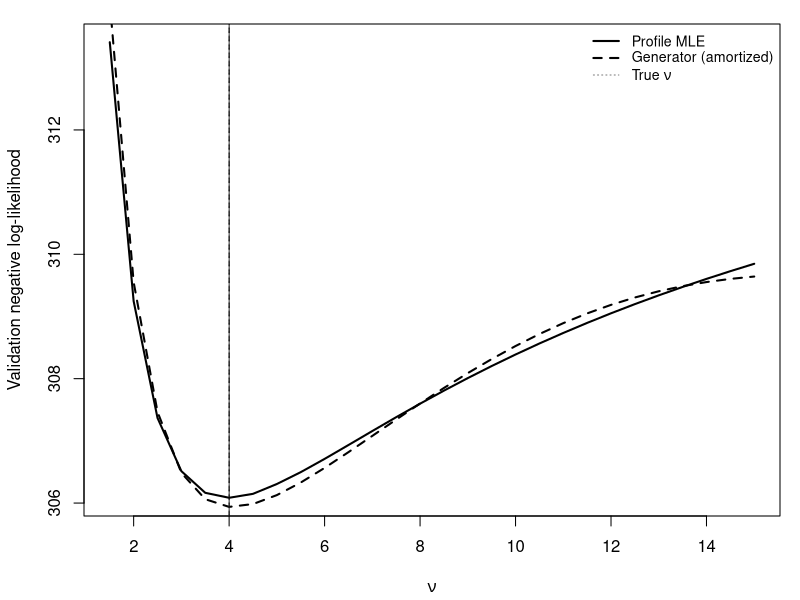

Source code (R):
#!/usr/bin/env Rscript

# Empirical illustration: tuning degrees of freedom (nu) for the t-distribution
#
# The Student-t distribution has degrees-of-freedom parameter nu that controls
# tail heaviness. Estimating nu jointly with location and scale via MLE or MCMC
# is well known to be difficult (the likelihood surface is flat in nu; MCMC
# mixing is slow). Here we apply the WBB + generator template:
#   - Inner problem: weighted negative log-likelihood of t(nu) with WBB weights
#   - Generator: maps (omega, nu) -> (mu_hat, sigma_hat)
#   - Outer criterion: validation negative log-likelihood over a grid of nu
#
# Produces:
#   fig/t_dist_tuning.pdf
#   fig/t_dist_tuning_table.tex
#
# Run:
#   Rscript code/experiments/t_dist_tuning.R

set.seed(42)
options(stringsAsFactors = FALSE)

ensure_dir <- function(path) if (!dir.exists(path)) dir.create(path, recursive = TRUE)
ensure_dir("fig")

# ---- Data generation ----
# Generate data from a t-distribution with known parameters
nu_true <- 4       # degrees of freedom (ground truth)
mu_true <- 2.0     # location
sigma_true <- 1.5  # scale
n <- 500           # total observations
n_train <- 350
n_val <- 150

y_all <- mu_true + sigma_true * rt(n, df = nu_true)
y_train <- y_all[1:n_train]
y_val <- y_all[(n_train + 1):n]

# ---- Negative log-likelihood for location-scale t ----
# p(y | mu, sigma, nu) = dt((y - mu)/sigma, df = nu) / sigma
nll_t <- function(y, mu, sigma, nu) {
  z <- (y - mu) / sigma
  -sum(dt(z, df = nu, log = TRUE) - log(sigma))
}

# Weighted negative log-likelihood
wnll_t <- function(y, mu, sigma, nu, w) {
  z <- (y - mu) / sigma
  -sum(w * (dt(z, df = nu, log = TRUE) - log(sigma)))
}

# ---- Weighted MLE for fixed nu (inner problem) ----
# For fixed nu, find (mu, sigma) minimizing weighted NLL
# Use optim with L-BFGS-B (sigma > 0)
wmle_t <- function(y, nu, w = rep(1, length(y))) {
  obj <- function(par) {
    mu <- par[1]
    log_sigma <- par[2]  # optimize on log scale for positivity
    sigma <- exp(log_sigma)
    wnll_t(y, mu, sigma, nu, w)
  }
  # Initialize at weighted mean and sd
  mu0 <- weighted.mean(y, w)
  sigma0 <- sqrt(sum(w * (y - mu0)^2) / sum(w))
  res <- optim(c(mu0, log(sigma0)), obj, method = "BFGS")
  c(mu = res$par[1], sigma = exp(res$par[2]))
}

# ---- WBB block weights ----
n_blocks <- 16
block_id <- sample(rep(1:n_blocks, length.out = n_train))
idx_by_block <- split(seq_len(n_train), block_id)

sample_wbb_weights <- function() {
  # Dirichlet(1,...,1) scaled by n_blocks
  g <- rgamma(n_blocks, shape = 1, rate = 1)
  alpha <- n_blocks * g / sum(g)
  w <- numeric(n_train)
  for (s in seq_along(idx_by_block)) w[idx_by_block[[s]]] <- alpha[s]
  list(w = w, alpha = alpha)
}

# ---- Grid of nu values ----
nu_grid <- seq(1.5, 15, by = 0.5)

# ---- Method 1: Standard MLE profile over nu (no WBB) ----
val_nll_mle <- numeric(length(nu_grid))
train_nll_mle <- numeric(length(nu_grid))
mle_params <- matrix(NA, length(nu_grid), 2, dimnames = list(NULL, c("mu", "sigma")))

for (j in seq_along(nu_grid)) {
  nu <- nu_grid[j]
  par <- wmle_t(y_train, nu)
  mle_params[j, ] <- par
  train_nll_mle[j] <- nll_t(y_train, par["mu"], par["sigma"], nu)
  val_nll_mle[j] <- nll_t(y_val, par["mu"], par["sigma"], nu)
}

nu_mle <- nu_grid[which.min(val_nll_mle)]
par_mle <- mle_params[which.min(val_nll_mle), ]

# ---- Method 2: WBB + generator (amortized) ----
# Train a simple linear generator: (alpha, nu) -> (mu, sigma)
# Features: (1, nu, nu^2, alpha_1, ..., alpha_K)
make_features <- function(alpha, nu) {
  c(1, nu, nu^2, alpha)
}
k_feat <- 3 + n_blocks  # dimension of feature vector

# Generate training data for the generator
B <- 200  # number of (omega, nu) pairs
gen_alphas <- matrix(NA, B, n_blocks)
gen_nus <- numeric(B)
gen_thetas <- matrix(NA, B, 2)  # (mu, sigma)

cat("Training generator (supervised mode)...\n")
for (b in seq_len(B)) {
  wbb <- sample_wbb_weights()
  nu <- sample(nu_grid, 1)
  par <- wmle_t(y_train, nu, wbb$w)
  gen_alphas[b, ] <- wbb$alpha
  gen_nus[b] <- nu
  gen_thetas[b, ] <- par
}

# Fit linear generator: theta = A %*% z
Z <- t(sapply(seq_len(B), function(b) make_features(gen_alphas[b, ], gen_nus[b])))
# OLS: A = (Z'Z)^{-1} Z' Theta  =>  A is k_feat x 2
# Prediction: par = t(A) %*% z  or equivalently  par = z %*% A (if z is a row)
A_gen <- solve(crossprod(Z) + 1e-8 * diag(k_feat), crossprod(Z, gen_thetas))  # k_feat x 2

# Evaluate on validation set using generator with unit weights
alpha_ones <- rep(1, n_blocks)
val_nll_gen <- numeric(length(nu_grid))
gen_params <- matrix(NA, length(nu_grid), 2, dimnames = list(NULL, c("mu", "sigma")))

for (j in seq_along(nu_grid)) {
  nu <- nu_grid[j]
  z <- make_features(alpha_ones, nu)
  par <- as.numeric(crossprod(A_gen, z))  # [mu, sigma]
  par[2] <- max(par[2], 0.01)  # ensure sigma > 0
  gen_params[j, ] <- par
  val_nll_gen[j] <- nll_t(y_val, par[1], par[2], nu)
}

nu_gen <- nu_grid[which.min(val_nll_gen)]
par_gen <- gen_params[which.min(val_nll_gen), ]

# ---- WBB uncertainty at selected nu ----
M_wbb <- 200
wbb_mu <- numeric(M_wbb)
wbb_sigma <- numeric(M_wbb)

cat("Computing WBB posterior draws...\n")
for (m in seq_len(M_wbb)) {
  wbb <- sample_wbb_weights()
  z <- make_features(wbb$alpha, nu_gen)
  par <- as.numeric(crossprod(A_gen, z))
  par[2] <- max(par[2], 0.01)
  wbb_mu[m] <- par[1]
  wbb_sigma[m] <- par[2]
}

cat(sprintf("True: nu=%g, mu=%.2f, sigma=%.2f\n", nu_true, mu_true, sigma_true))
cat(sprintf("MLE profile: nu=%.1f, mu=%.3f, sigma=%.3f\n", nu_mle, par_mle["mu"], par_mle["sigma"]))
cat(sprintf("Generator:   nu=%.1f, mu=%.3f, sigma=%.3f\n", nu_gen, par_gen[1], par_gen[2]))
cat(sprintf("WBB posterior mu:    mean=%.3f, sd=%.3f\n", mean(wbb_mu), sd(wbb_mu)))
cat(sprintf("WBB posterior sigma: mean=%.3f, sd=%.3f\n", mean(wbb_sigma), sd(wbb_sigma)))

# ---- Figure (single panel: validation NLL only) ----
pdf("fig/t_dist_tuning.pdf", width = 6.5, height = 4.5)
par(mar = c(4.2, 4.2, 1.2, 1))

plot(nu_grid, val_nll_mle, type = "l", lwd = 2,
     xlab = expression(nu), ylab = "Validation negative log-likelihood")
lines(nu_grid, val_nll_gen, lwd = 2, lty = 2)
abline(v = nu_true, col = "gray50", lty = 3)
abline(v = nu_mle, col = "black", lty = 1, lwd = 0.8)
abline(v = nu_gen, col = "black", lty = 2, lwd = 0.8)
legend("topright",
       legend = c("Profile MLE", "Generator (amortized)",
                  expression(paste("True ", nu))),
       lwd = c(2, 2, 1), lty = c(1, 2, 3),
       col = c("black", "black", "gray50"),
       bty = "n", cex = 0.85)

# Panel 2: WBB posterior draws for (mu, sigma) at selected nu
dev.off()

# ---- Table (LaTeX) ----
fmt <- function(x) formatC(x, digits = 3, format = "f")
fmt1 <- function(x) formatC(x, digits = 1, format = "f")

tab <- c(
  "\\begin{table}[H]",
  "\\centering",
  paste0("\\caption{Student-$t$ tuning illustration ($n_{\\mathrm{train}}=", n_train,
         "$, $n_{\\mathrm{val}}=", n_val,
         "$). True parameters: $\\nu=", nu_true,
         "$, $\\mu=", fmt(mu_true),
         "$, $\\sigma=", fmt(sigma_true), "$.}"),
  "\\label{tab:t-dist-tuning}",
  "\\begin{tabular}{lccc}",
  "\\hline",
  "Method & Selected $\\nu$ & $\\hat{\\mu}$ & $\\hat{\\sigma}$ \\\\",
  "\\hline",
  paste0("Profile MLE & ", fmt1(nu_mle), " & ", fmt(par_mle["mu"]), " & ", fmt(par_mle["sigma"]), " \\\\"),
  paste0("Generator (amortized) & ", fmt1(nu_gen), " & ", fmt(par_gen[1]), " & ", fmt(par_gen[2]), " \\\\"),
  paste0("WBB posterior mean ($\\pm$ sd) & --- & ",
         fmt(mean(wbb_mu)), " ($\\pm$ ", fmt(sd(wbb_mu)), ") & ",
         fmt(mean(wbb_sigma)), " ($\\pm$ ", fmt(sd(wbb_sigma)), ") \\\\"),
  "\\hline",
  "\\end{tabular}",
  "\\end{table}"
)
writeLines(tab, con = "fig/t_dist_tuning_table.tex")

cat("Wrote fig/t_dist_tuning.pdf and fig/t_dist_tuning_table.tex\n")
